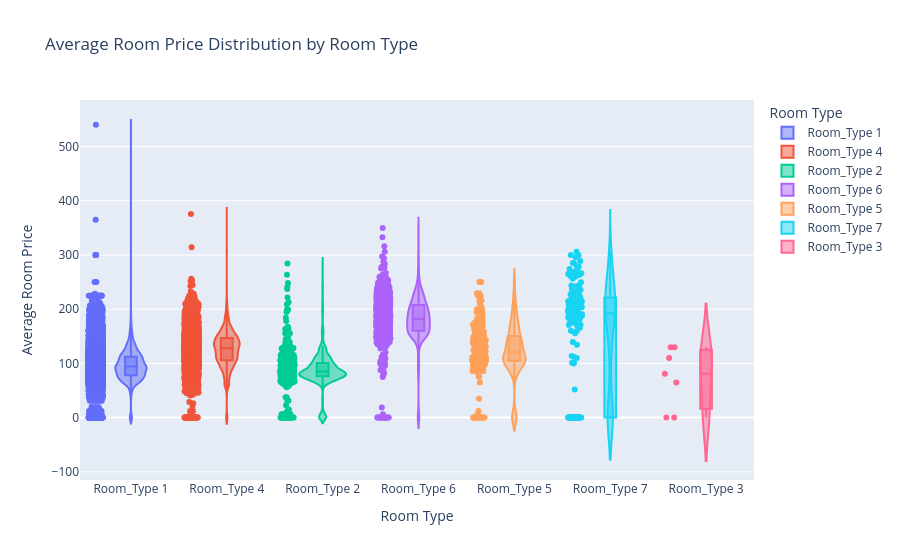

This figure's notebook cell:
### Markdown cell above
Observation : The Average Room Price by room type indicates that the average prices vary according to the room type. For example, the room type that has the maximum share claims the highest average room price, whereas other types with lesser shares indicate lower average prices.

### Code cell
fig = pltx.violin(
    df,
    x="room type",
    y="average price",
    color="room type",
    box=True,
    points="all",
    title="Average Room Price Distribution by Room Type",
    labels={
        "room type": "Room Type",
        "average price": "Average Room Price"
    }
)

fig.show()

### Figure 1 — Plotly figure (JSON) as saved in the notebook; plotly's stock layout.template omitted (floating-point values rounded to 4 significant figures; data arrays with more than 128 entries replaced by an {"elided": "..."} marker saying what was removed)
{"data": [{"alignmentgroup": "True", "box": {"visible": true}, "hovertemplate": "Room Type=%{x}<br>Average Room Price=%{y}<extra></extra>", "legendgroup": "Room_Type 1", "marker": {"color": "#636efa"}, "name": "Room_Type 1", "offsetgroup": "Room_Type 1", "orientation": "v", "points": "all", "scalegroup": "True", "showlegend": true, "type": "violin", "x": {"elided": "28138 str values"}, "x0": " ", "xaxis": "x", "y": {"elided": "28138 float values"}, "y0": " ", "yaxis": "y"}, {"alignmentgroup": "True", "box": {"visible": true}, "hovertemplate": "Room Type=%{x}<br>Average Room Price=%{y}<extra></extra>", "legendgroup": "Room_Type 4", "marker": {"color": "#EF553B"}, "name": "Room_Type 4", "offsetgroup": "Room_Type 4", "orientation": "v", "points": "all", "scalegroup": "True", "showlegend": true, "type": "violin", "x": {"elided": "6059 str values"}, "x0": " ", "xaxis": "x", "y": {"elided": "6059 float values"}, "y0": " ", "yaxis": "y"}, {"alignmentgroup": "True", "box": {"visible": true}, "hovertemplate": "Room Type=%{x}<br>Average Room Price=%{y}<extra></extra>", "legendgroup": "Room_Type 2", "marker": {"color": "#00cc96"}, "name": "Room_Type 2", "offsetgroup": "Room_Type 2", "orientation": "v", "points": "all", "scalegroup": "True", "showlegend": true, "type": "violin", "x": {"elided": "692 str values"}, "x0": " ", "xaxis": "x", "y": {"elided": "692 float values"}, "y0": " ", "yaxis": "y"}, {"alignmentgroup": "True", "box": {"visible": true}, "hovertemplate": "Room Type=%{x}<br>Average Room Price=%{y}<extra></extra>", "legendgroup": "Room_Type 6", "marker": {"color": "#ab63fa"}, "name": "Room_Type 6", "offsetgroup": "Room_Type 6", "orientation": "v", "points": "all", "scalegroup": "True", "showlegend": true, "type": "violin", "x": {"elided": "966 str values"}, "x0": " ", "xaxis": "x", "y": {"elided": "966 float values"}, "y0": " ", "yaxis": "y"}, {"alignmentgroup": "True", "box": {"visible": true}, "hovertemplate": "Room Type=%{x}<br>Average Room Price=%{y}<extra></extra>", "legendgroup": "Room_Type 5", "marker": {"color": "#FFA15A"}, "name": "Room_Type 5", "offsetgroup": "Room_Type 5", "orientation": "v", "points": "all", "scalegroup": "True", "showlegend": true, "type": "violin", "x": {"elided": "265 str values"}, "x0": " ", "xaxis": "x", "y": {"elided": "265 float values"}, "y0": " ", "yaxis": "y"}, {"alignmentgroup": "True", "box": {"visible": true}, "hovertemplate": "Room Type=%{x}<br>Average Room Price=%{y}<extra></extra>", "legendgroup": "Room_Type 7", "marker": {"color": "#19d3f3"}, "name": "Room_Type 7", "offsetgroup": "Room_Type 7", "orientation": "v", "points": "all", "scalegroup": "True", "showlegend": true, "type": "violin", "x": {"elided": "158 str values"}, "x0": " ", "xaxis": "x", "y": {"elided": "158 float values"}, "y0": " ", "yaxis": "y"}, {"alignmentgroup": "True", "box": {"visible": true}, "hovertemplate": "Room Type=%{x}<br>Average Room Price=%{y}<extra></extra>", "legendgroup": "Room_Type 3", "marker": {"color": "#FF6692"}, "name": "Room_Type 3", "offsetgroup": "Room_Type 3", "orientation": "v", "points": "all", "scalegroup": "True", "showlegend": true, "type": "violin", "x": ["Room_Type 3", "Room_Type 3", "Room_Type 3", "Room_Type 3", "Room_Type 3", "Room_Type 3", "Room_Type 3"], "x0": " ", "xaxis": "x", "y": [0.0, 80.75, 130.0, 65.0, 0.0, 130.0, 110.0], "y0": " ", "yaxis": "y"}], "layout": {"legend": {"title": {"text": "Room Type"}, "tracegroupgap": 0}, "title": {"text": "Average Room Price Distribution by Room Type"}, "violinmode": "overlay", "xaxis": {"anchor": "y", "categoryarray": ["Room_Type 1", "Room_Type 4", "Room_Type 2", "Room_Type 6", "Room_Type 5", "Room_Type 7", "Room_Type 3"], "categoryorder": "array", "domain": [0, 1], "title": {"text": "Room Type"}}, "yaxis": {"anchor": "x", "domain": [0, 1], "title": {"text": "Average Room Price"}}}}
